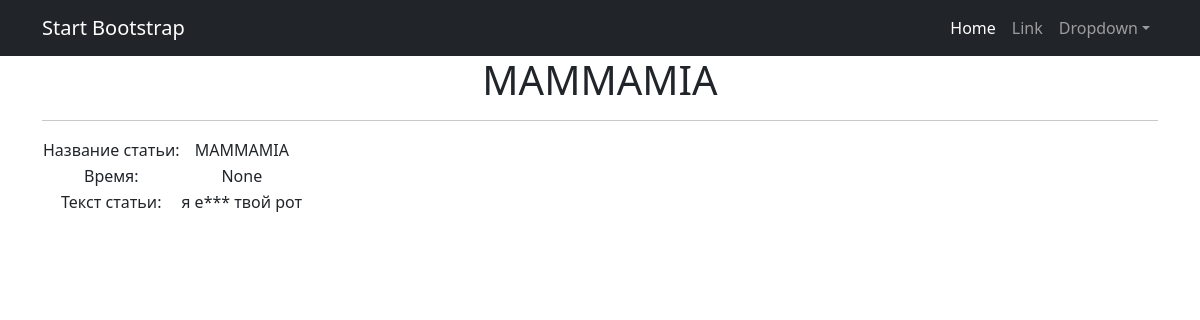
Screenshot of /news/1 with the database file from the repository.
### news/models.py (models this page shows, shortened)
class Post(models.Model):
    a_or_n = [
        ('article', 'Статья'),
        ('news', 'Новость')
    ]
    connection = models.ForeignKey(Author, on_delete=models.CASCADE)
    news_or_article = models.CharField(max_length=255, choices=a_or_n)
    datetime_of_appear = models.DateTimeField(auto_now_add=True)
    many_to_many = models.ManyToManyField(Category, through='PostCategory')
    heading_of_article = models.CharField(max_length=255)
    text_of_article = models.TextField()
    ratingPost = models.IntegerField(default=0)

### news/views.py (the view)
# urls.py: path('<int:pk>', PostDetail.as_view()),
class PostDetail(DetailView):
    model = Post
    template_name = 'flatpages/article.html'
    context_object_name = 'article'

### news/templatetags/custom_filters.py (called while the page is built)
@register.filter()
def currency(value):
    bank = [
        'Еба', 'еба',
        'Бля', 'бля',
        'Пизд', 'пизд',
        'Хуй', 'хуй',
        'Хуё', 'хуё',
    ]
    new_title = []
    x = value.split()
    for title_words in x:
        cnt = 0
        for bad_words in bank:
            if bad_words in title_words:
                leng = len(title_words) - 1
                new_title.append(title_words[:1] + '*' * leng)
                cnt += 1
        if cnt == 0:
            new_title.append(title_words)
    return ' '.join(new_title)

### templates/flatpages/article.html (shortened to what this page needs)
{% extends 'flatpages/default.html' %}
{% load custom_filters %}
{% block content %}
   <h1>{{article.heading_of_article|currency}}</h1>
   <hr>
       <table>
           <tr>
               <td>Название статьи:</td>
               <td>{{ article.heading_of_article|currency }}</td>
           </tr>
           <tr>
               <td>Время:</td>
               <td>{{ article.datetime_of_appear }}</td>
           </tr>
                  <td>Текст статьи:</td>
                <td>{{ article.text_of_article|currency }}</td>
       </table>
{% endblock content %}

### rows the page displays
Post: heading_of_article "MAMMAMIA", datetime_of_appear "None", text_of_article "я е*** твой рот"
